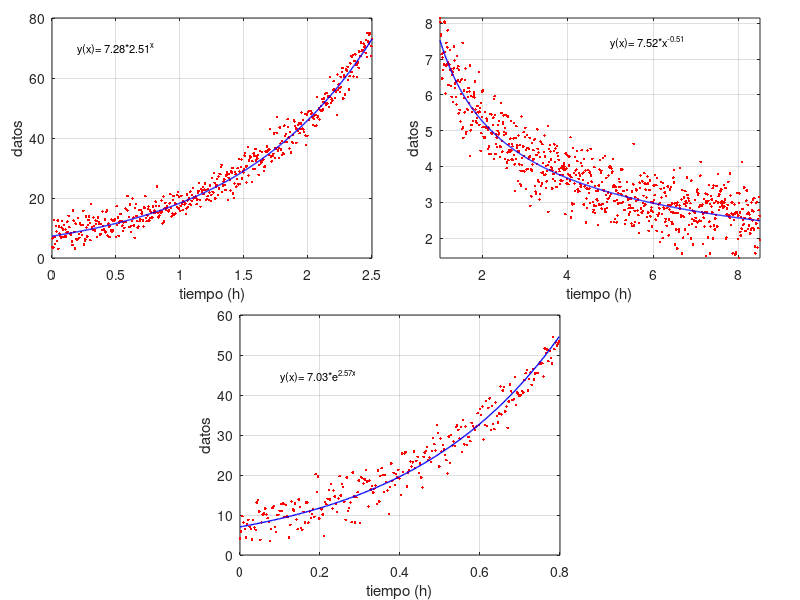

Here is the MATLAB script that generated this plot:
%Programa: Regresión Lineal para ajuste Exponencial
%Métodos Numéricos // Maestría en Ciencias en Hidrometeorología
%Elaborado por Joyce I. Casanova Chacón 
clear all; close all; clc;
%% Datos
d= load ('Clase11_RegLin_exponencial1.txt');
x= d(:,1);
y= d(:,2);
d2= load ('Clase11_RegLin_exponencial2.txt');
x2= d2(:,1);
y2= d2(:,2);
d3= load ('Clase11_RegLin_exponencial3.txt');
x3= d3(:,1);
y3= d3(:,2);
%% Ajuste 1
% matriz Ma=b
M= [ones(size(x)) x];
b=log(y);
%Pseudoinversa de la matriz
a=pinv(M)*b;
%Coeficientes
a0=exp(a(1));
a1=exp(a(2));
%% Ajuste 2
%Matriz
M2= [ones(size(x2)) log(x2)];
b2=log(y2);
%Pseudoinversa de la matriz
aa=pinv(M2)*b2;
%Coeficientes
aa0=exp(aa(1));
aa1=aa(2);
%% Ajuste 3
%Matriz
M3= [ones(size(x3)) x3];
b3=log(y3);
%Pseudoinversa de la matriz
aaa=pinv(M3)*b3;
%Coeficientes
aaa0=exp(aaa(1));
aaa1=aaa(2);
%% Funciones
yx=a0*a1.^x;
yx2=aa0*(x2.^aa1);
yx3=aaa0*exp(aaa1.*x3);
%% Figuras
%axes position [left bottom width height]
clf
axes('position',[0.065 0.57 0.4 0.4])
plot(x,y,'.r')
hold on
plot(x,yx,'b','LineWidth',1)
ylabel('datos')
xlabel('tiempo (h)')
str = {'y(x)= 7.28*2.51^{x}'};
text(0.2,70,str,'FontSize',8)
box on; grid on

axes('position',[0.55 0.57 0.4 0.4])
plot(x2,y2,'.r')
hold on
plot(x2,yx2,'b','LineWidth',1)
ylabel('datos')
xlabel('tiempo (h)')
str = {'y(x)= 7.52*x^{-0.51}'};
text(5,7.5,str,'FontSize',8)
axis tight
box on; grid on

axes('position',[0.3 0.075 0.4 0.4])
plot(x3,y3,'.r')
hold on
plot(x3,yx3,'b','LineWidth',1)
ylabel('datos')
xlabel('tiempo (h)')
str = {'y(x)= 7.03*e^{2.57x}'};
text(0.1,45,str,'FontSize',8)
box on; grid on